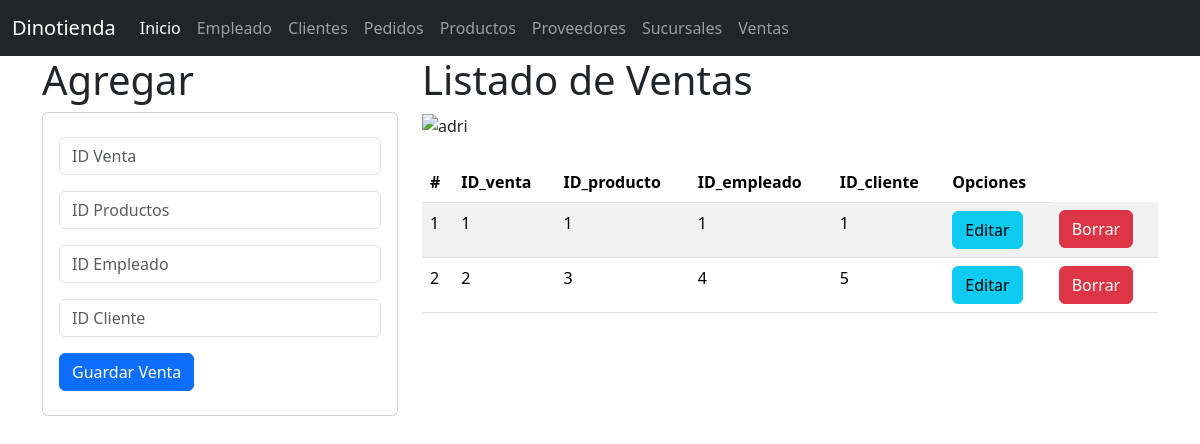
Page /venta on the committed database.
### venta_app/models.py (models this page shows, shortened)
class Venta(models.Model):
    id_venta=models.CharField(primary_key=True,max_length=20)
    id_prod=models.CharField(max_length=10)
    id_emp=models.CharField(max_length=10)
    id_clien=models.CharField(max_length=10)

### venta_app/views.py (the view)
# urls.py: path("venta",views.inicio_vistaVenta,name="venta"),
def inicio_vistaVenta(request):
    lasventas=Venta.objects.all()
    return render(request,"gestionarVentas.html",{'misventas':lasventas})

### venta_app/templates/gestionarVentas.html
{% extends "base.html" %}
{% load static %}
{% block cuerpo %}
  <div class="row">
   <div class="col-sm-12 col-md-4 col-lg-4 col-xl-4">
     <h1>Agregar</h1>
     <div class="card">
      <div class="card-body">
        <form action="registrarVentas/" method="POST">{% csrf_token %}
          <div class="form-group py-2">
            <input type="text" id="txtid" name="txtid" class="form-control"
            placeholder="ID Venta" minlength="1"  maxlength="6" required>
          </div>
          <div class="form-group py-2">
            <input type="text" id="txtid_prod" name="txtid_prod" class="form-control"
            placeholder="ID Productos" minlength="1"  maxlength="100" required>
          </div>
          <div class="form-group py-2">
            <input type="text" id="txtid_emp" name="txtid_emp" class="form-control"
            placeholder="ID Empleado" minlength="1" maxlength="100"  equired>
          </div>
          <div class="form-group py-2">
            <input type="text" id="txtid_clien" name="txtid_clien" class="form-control"
            placeholder="ID Cliente" minlength="1" maxlength="100"  equired>
          </div>
          <div class="form-group py-2">
            <button type="submit" class="btn btn-primary">Guardar Venta</button>
          </div>
        </form>
      </div>
    </div>
   </div>
  <div class="col-sm-12 col-md-8 col-lg-8 col-xl-8">
    <h1>Listado de Ventas</h1>
    <img class="w-50" src="{% static 'img/ventas.png '%}" alt="adri" width="400" height="300">
    <br>
    <br>
    <table class="table table-striped">
        <thead>
          <tr>
            <th scope="col">#</th>
            <th scope="col">ID_venta</th>
            <th scope="col">ID_producto</th>
            <th scope="col">ID_empleado</th>
            <th scope="col">ID_cliente</th>
            <th>Opciones</th>
          </tr>
        </thead>
        <tbody>
          {% for m in misventas %}
          <tr>
            <td> {{forloop.counter}} </td>
            <td> {{m.id_venta}} </td>
            <td> {{m.id_prod}} </td>
            <td> {{m.id_emp}} </td>
            <td> {{m.id_clien}} </td>
            <td><a href="seleccionarVentas/{{m.id_venta}}" class="btn btn-info">Editar</a></td>
            <td><a href="borrarVentas/{{m.id_venta}}" class="btn btn-danger">Borrar</a></td>
          </tr>
          {% endfor %}
        </tbody>
      </table>
  </div>
</div>
{% endblock %}

### rows in the picture
Venta: id_venta "1", id_prod "1", id_emp "1", id_clien "1"
Venta: id_venta "2", id_prod "3", id_emp "4", id_clien "5"
